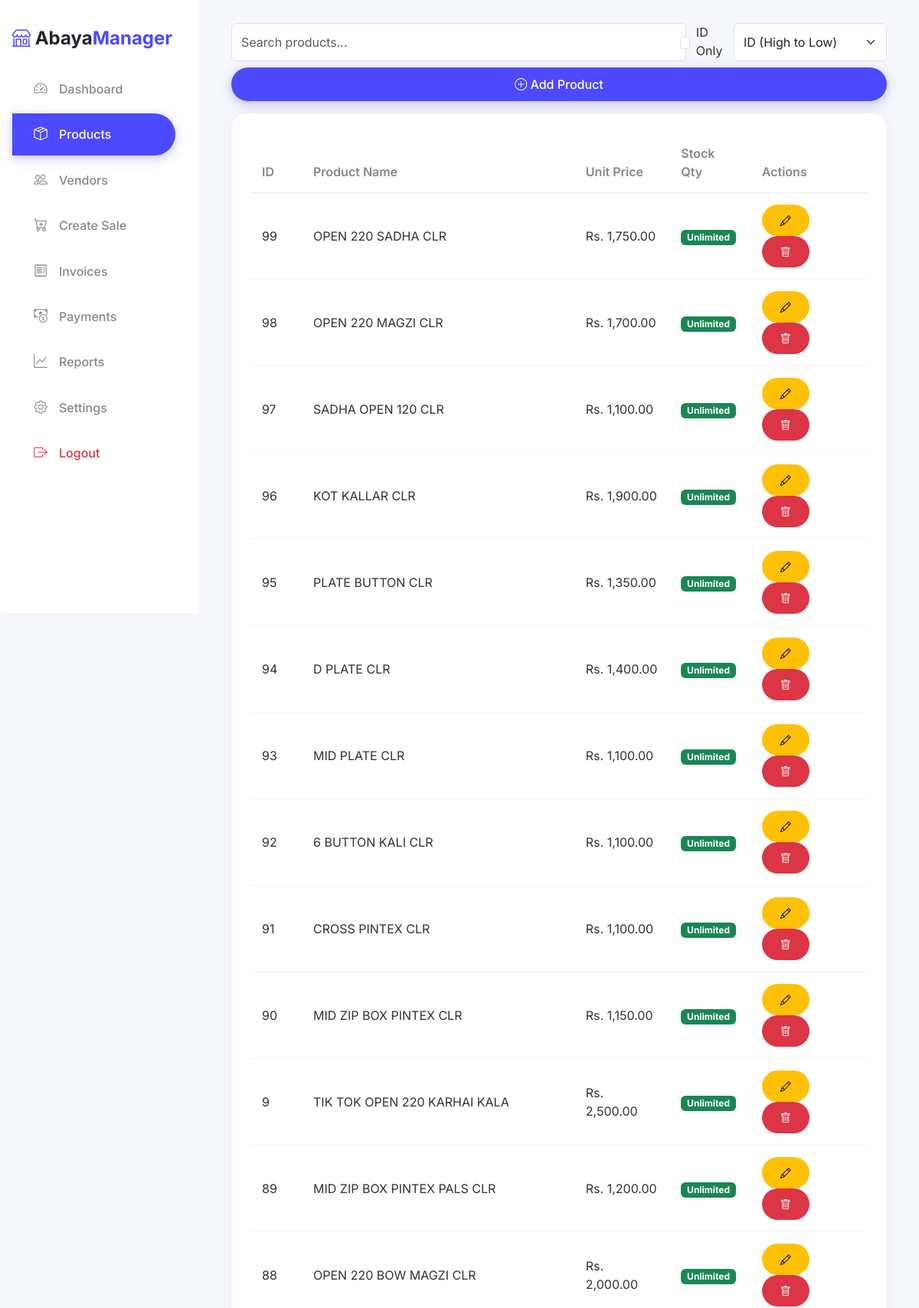
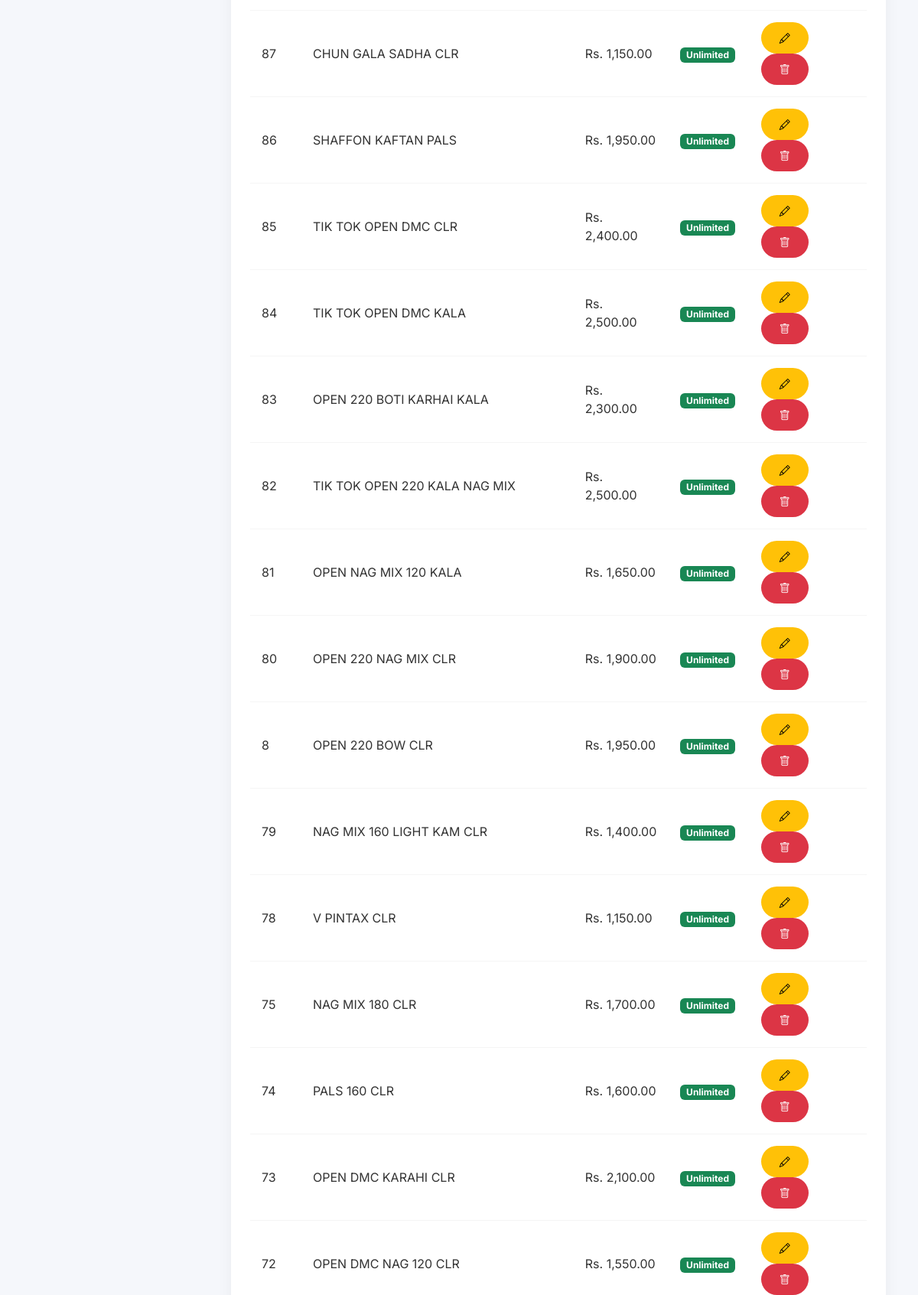
The page /products.php (signed in, upper part) on the database its author committed (2 pictures, top to bottom).
### tables this page shows
CREATE TABLE Products (
            ProductID TEXT PRIMARY KEY,
            ProductName TEXT NOT NULL,
            UnitPrice REAL DEFAULT 0,
            StockQuantity INTEGER DEFAULT 0
        );

### includes/config.php (called while the page is built, shortened)
<?php
function formatCurrency($amount) {
    return 'Rs. ' . number_format($amount, 2);
}
?>

### products.php (the view, shortened to what this page needs)
<?php
require_once 'includes/config.php';
$db = getDB();
$search = $_GET['search'] ?? '';
$idOnly = isset($_GET['idOnly']) ? true : false;
$sortBy = $_GET['sort'] ?? 'id_desc';
$stmtLimit = $db->query("SELECT SettingValue FROM Settings WHERE SettingKey = 'ignore_stock_limits'");
$unlimitedStock = $stmtLimit->fetchColumn() === '1';
$sortOptions = [
    'id_asc' => 'ProductID ASC',
    'id_desc' => 'ProductID DESC',
    'name_asc' => 'ProductName ASC',
    'name_desc' => 'ProductName DESC',
    'price_asc' => 'UnitPrice ASC',
    'price_desc' => 'UnitPrice DESC',
    'stock_asc' => 'StockQuantity ASC',
    'stock_desc' => 'StockQuantity DESC'
];
$orderBy = $sortOptions[$sortBy] ?? 'ProductID DESC';
if ($search) {
    if ($idOnly) {
        $stmt = $db->prepare("SELECT * FROM Products WHERE ProductID = ? ORDER BY $orderBy");
        $stmt->execute([$search]);
    } else {
        $stmt = $db->prepare("SELECT * FROM Products WHERE ProductName LIKE ? OR ProductID LIKE ? ORDER BY $orderBy");
        $stmt->execute(['%' . $search . '%', '%' . $search . '%']);
    }
    $products = $stmt->fetchAll();
} else {
    $products = $db->query("SELECT * FROM Products ORDER BY $orderBy")->fetchAll();
}
include 'includes/header.php';
?>
<div class="mb-3">
    <div class="d-flex flex-column gap-2 mb-2">
        <div class="d-flex flex-column flex-md-row gap-2" id="searchForm">
            <input type="text" id="searchInput" class="form-control flex-grow-1" placeholder="Search products..." value="<?= htmlspecialchars($search) ?>">
            <div class="form-check d-flex align-items-center ps-md-2">
                <input class="form-check-input" type="checkbox" id="idOnly" name="idOnly" <?= $idOnly ? 'checked' : '' ?>>
                <label class="form-check-label ps-2 mb-0" for="idOnly">ID Only</label>
            </div>
            <select id="sortSelect" class="form-select" style="width: auto;">
                <option value="id_desc" <?= $sortBy == 'id_desc' ? 'selected' : '' ?>>ID (High to Low)</option>
            </select>
        </div>
    </div>
    <button class="btn btn-primary w-100" data-bs-toggle="modal" data-bs-target="#addProductModal">
        <i class="bi bi-plus-circle"></i> Add Product
    </button>
</div>
<div class="card">
    <div class="card-body">
        <div class="table-responsive d-none d-lg-block">
            <table class="table table-hover">
                <thead>
                    <tr>
                        <th>ID</th>
                        <th>Product Name</th>
                        <th>Unit Price</th>
                        <th>Stock Qty</th>
                        <th>Actions</th>
                    </tr>
                </thead>
                <tbody id="productsTable">
                    <?php foreach ($products as $p): ?>
                    <tr data-id="<?= $p['ProductID'] ?>">
                        <td><?= htmlspecialchars($p['ProductID']) ?></td>
                        <td><?= htmlspecialchars($p['ProductName']) ?></td>
                        <td><?= formatCurrency($p['UnitPrice']) ?></td>
                        <td><?= $unlimitedStock ? '<span class="badge bg-success">Unlimited</span>' : $p['StockQuantity'] ?></td>
                        <td>
                            <button class="btn btn-sm btn-warning editBtn" data-id="<?= $p['ProductID'] ?>" data-name="<?= htmlspecialchars($p['ProductName']) ?>" data-price="<?= $p['UnitPrice'] ?>" data-stock="<?= $p['StockQuantity'] ?>">
                                <i class="bi bi-pencil"></i>
                            </button>
                            <button class="btn btn-sm btn-danger deleteBtn" data-id="<?= $p['ProductID'] ?>">
                                <i class="bi bi-trash"></i>
                            </button>
                        </td>
                    </tr>
                    <?php endforeach; ?>
                </tbody>
            </table>
        </div>
    </div>
</div>
<?php include 'includes/footer.php'; ?>

### assets/css/style.css (style rules this page uses)
:root { --primary-color: #4D49FF; --secondary-color: #A78BFA; --success-color: #2ECC71; --warning-color: #F1C40F; --danger-color: #E74C3C; --dark-color: #333333; --light-text: #888888; --bg-color: #F5F7FB; --card-bg: #FFFFFF; --sidebar-width: 260px; --border-radius: 20px; --card-shadow: 0 4px 20px rgba(0, 0, 0, 0.05); }
body { margin: 0; padding: 0; font-family: 'Inter', sans-serif; background-color: var(--bg-color); color: var(--dark-color); }
.card { background-color: var(--card-bg); border: none; border-radius: var(--border-radius); box-shadow: var(--card-shadow); margin-bottom: 24px; transition: transform 0.3s ease, box-shadow 0.3s ease; }
.card-body { padding: 25px; }
.btn { border-radius: 50px; padding: 10px 24px; font-weight: 500; transition: all 0.3s ease; border: none; }
.btn-primary { background-color: var(--primary-color); box-shadow: 0 4px 15px rgba(77, 73, 255, 0.3); }
.table { margin-bottom: 0; }
.table th { font-weight: 600; color: var(--light-text); border-bottom: 1px solid #eee; padding: 15px; }
.table td { padding: 15px; vertical-align: middle; color: var(--dark-color); border-bottom: 1px solid #f5f5f5; }

### rows shown on the page
products: ProductID "99", ProductName "OPEN 220 SADHA CLR", UnitPrice "Rs. 1,750.00"
products: ProductID "98", ProductName "OPEN 220 MAGZI CLR", UnitPrice "Rs. 1,700.00"
products: ProductID "97", ProductName "SADHA OPEN 120 CLR", UnitPrice "Rs. 1,100.00"
products: ProductID "96", ProductName "KOT KALLAR CLR", UnitPrice "Rs. 1,900.00"
products: ProductID "95", ProductName "PLATE BUTTON CLR", UnitPrice "Rs. 1,350.00"
products: ProductID "94", ProductName "D PLATE CLR", UnitPrice "Rs. 1,400.00"
products: ProductID "93", ProductName "MID PLATE CLR", UnitPrice "Rs. 1,100.00"
products: ProductID "92", ProductName "6 BUTTON KALI CLR", UnitPrice "Rs. 1,100.00"
products: ProductID "91", ProductName "CROSS PINTEX CLR", UnitPrice "Rs. 1,100.00"
products: ProductID "90", ProductName "MID ZIP BOX PINTEX CLR", UnitPrice "Rs. 1,150.00"
products: ProductID "9", ProductName "TIK TOK OPEN 220 KARHAI KALA", UnitPrice "Rs. 2,500.00"
products: ProductID "89", ProductName "MID ZIP BOX PINTEX PALS CLR", UnitPrice "Rs. 1,200.00"
products: ProductID "88", ProductName "OPEN 220 BOW MAGZI CLR", UnitPrice "Rs. 2,000.00"
products: ProductID "87", ProductName "CHUN GALA SADHA CLR", UnitPrice "Rs. 1,150.00"
products: ProductID "86", ProductName "SHAFFON KAFTAN PALS", UnitPrice "Rs. 1,950.00"
products: ProductID "85", ProductName "TIK TOK OPEN DMC CLR", UnitPrice "Rs. 2,400.00"
products: ProductID "84", ProductName "TIK TOK OPEN DMC KALA", UnitPrice "Rs. 2,500.00"
products: ProductID "83", ProductName "OPEN 220 BOTI KARHAI KALA", UnitPrice "Rs. 2,300.00"
products: ProductID "82", ProductName "TIK TOK OPEN 220 KALA NAG MIX", UnitPrice "Rs. 2,500.00"
products: ProductID "81", ProductName "OPEN NAG MIX 120 KALA", UnitPrice "Rs. 1,650.00"
products: ProductID "80", ProductName "OPEN 220 NAG MIX CLR", UnitPrice "Rs. 1,900.00"
products: ProductID "8", ProductName "OPEN 220 BOW CLR", UnitPrice "Rs. 1,950.00"
products: ProductID "79", ProductName "NAG MIX 160 LIGHT KAM CLR", UnitPrice "Rs. 1,400.00"
products: ProductID "78", ProductName "V PINTAX CLR", UnitPrice "Rs. 1,150.00"
products: ProductID "75", ProductName "NAG MIX 180 CLR", UnitPrice "Rs. 1,700.00"
products: ProductID "74", ProductName "PALS 160 CLR", UnitPrice "Rs. 1,600.00"
products: ProductID "73", ProductName "OPEN DMC KARAHI CLR", UnitPrice "Rs. 2,100.00"
products: ProductID "72", ProductName "OPEN DMC NAG 120 CLR", UnitPrice "Rs. 1,550.00"
